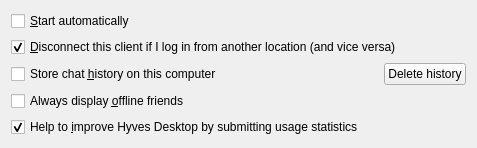
<?xml version="1.0" encoding="UTF-8"?>
<ui version="4.0">
 <class>Form</class>
 <widget class="QWidget" name="Form">
  <property name="geometry">
   <rect>
    <x>0</x>
    <y>0</y>
    <width>477</width>
    <height>146</height>
   </rect>
  </property>
  <property name="windowTitle">
   <string>Form</string>
  </property>
  <layout class="QVBoxLayout" name="verticalLayout">
   <item>
    <widget class="QCheckBox" name="startAutomaticallyCheckbox">
     <property name="text">
      <string>&amp;Start automatically</string>
     </property>
    </widget>
   </item>
   <item>
    <widget class="QCheckBox" name="disconnectOtherLocationsCheckbox">
     <property name="text">
      <string>&amp;Disconnect this client if I log in from another location (and vice versa)</string>
     </property>
     <property name="checked">
      <bool>true</bool>
     </property>
    </widget>
   </item>
   <item>
    <layout class="QHBoxLayout" name="horizontalLayout">
     <item>
      <widget class="QCheckBox" name="enableLocalHistoryCheckbox">
       <property name="text">
        <string>Store chat &amp;history on this computer</string>
       </property>
      </widget>
     </item>
     <item>
      <spacer name="horizontalSpacer">
       <property name="orientation">
        <enum>Qt::Horizontal</enum>
       </property>
       <property name="sizeHint" stdset="0">
        <size>
         <width>40</width>
         <height>20</height>
        </size>
       </property>
      </spacer>
     </item>
     <item>
      <widget class="QPushButton" name="deleteHistoryButton">
       <property name="text">
        <string>Delete history</string>
       </property>
      </widget>
     </item>
    </layout>
   </item>
   <item>
    <widget class="QCheckBox" name="alwaysDisplayOfflineFriendsCheckbox">
     <property name="text">
      <string>Always display &amp;offline friends</string>
     </property>
    </widget>
   </item>
   <item>
    <widget class="QCheckBox" name="submitUsageStatsCheckbox">
     <property name="text">
      <string>Help to &amp;improve Hyves Desktop by submitting usage statistics</string>
     </property>
     <property name="checked">
      <bool>true</bool>
     </property>
    </widget>
   </item>
  </layout>
 </widget>
 <resources/>
 <connections/>
</ui>
